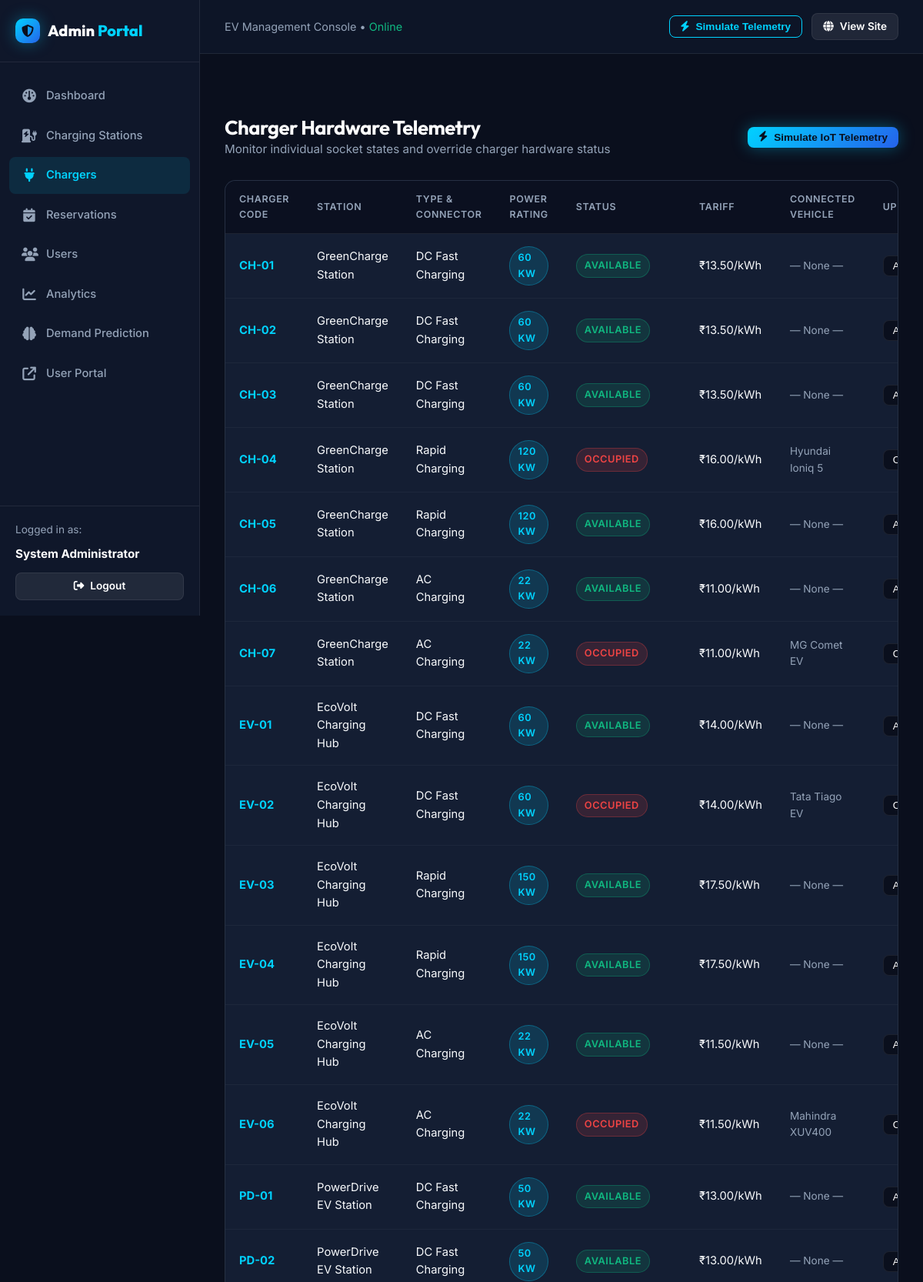
The page /admin/chargers (signed in, upper part) on the database its author committed.
### database.py (models this page shows, shortened)
class User(db.Model):
    __tablename__ = 'users'
    user_id = db.Column(db.Integer, primary_key=True, autoincrement=True)
    name = db.Column(db.String(100), nullable=False)
    email = db.Column(db.String(120), unique=True, nullable=False, index=True)
    phone = db.Column(db.String(20), nullable=False)
    password = db.Column(db.String(255), nullable=False)
    vehicle_type = db.Column(db.String(50), default='Electric Sedan')
    vehicle_number = db.Column(db.String(25), default='AP-05-EV-1001')
    role = db.Column(db.String(20), default='user')  # 'user' or 'admin'
    status = db.Column(db.String(20), default='active')  # 'active' or 'disabled'
    created_at = db.Column(db.DateTime, default=datetime.utcnow)
    reservations = db.relationship('Reservation', backref='user', lazy=True, cascade='all, delete-orphan')

class Charger(db.Model):
    __tablename__ = 'chargers'
    charger_id = db.Column(db.Integer, primary_key=True, autoincrement=True)
    station_id = db.Column(db.Integer, db.ForeignKey('stations.station_id', ondelete='CASCADE'), nullable=False)
    charger_code = db.Column(db.String(20), nullable=False)  # e.g., 'CH-01'
    charger_type = db.Column(db.String(50), nullable=False)  # 'AC Charging', 'DC Fast Charging', 'Rapid Charging'
    power_rating = db.Column(db.String(30), nullable=False)  # '22 kW', '60 kW', '150 kW'
    status = db.Column(db.String(30), default='Available')  # 'Available', 'Occupied', 'Maintenance'
    price_per_kwh = db.Column(db.Float, default=14.50)
    current_vehicle = db.Column(db.String(50), nullable=True)
    reservations = db.relationship('Reservation', backref='charger', lazy=True, cascade='all, delete-orphan')

class Station(db.Model):
    __tablename__ = 'stations'
    station_id = db.Column(db.Integer, primary_key=True, autoincrement=True)
    station_name = db.Column(db.String(150), nullable=False)
    address = db.Column(db.String(255), nullable=False)
    city = db.Column(db.String(80), default='Kakinada')
    latitude = db.Column(db.Float, nullable=False)
    longitude = db.Column(db.Float, nullable=False)
    operating_hours = db.Column(db.String(80), default='24/7 Support & Access')
    status = db.Column(db.String(30), default='Operational')
    created_at = db.Column(db.DateTime, default=datetime.utcnow)
    chargers = db.relationship('Charger', backref='station', lazy=True, cascade='all, delete-orphan')
    reservations = db.relationship('Reservation', backref='station', lazy=True, cascade='all, delete-orphan')
    usage_records = db.relationship('UsageHistory', backref='station', lazy=True, cascade='all, delete-orphan')

### app.py (the view)
@app.route('/admin/chargers')
@admin_required
def admin_chargers():
    chargers = Charger.query.all()
    stations = Station.query.all()
    return render_template('admin/chargers.html', chargers=chargers, stations=stations)

### app.py (called while the page is built)
@app.context_processor
def inject_global_vars():
    user = None
    if 'user_id' in session:
        user = User.query.get(session['user_id'])
    return {
        'current_user': user,
        'current_year': datetime.now().year,
        'is_admin': session.get('role') == 'admin'
    }

def admin_required(f):
    @wraps(f)
    def decorated_function(*args, **kwargs):
        if 'user_id' not in session or session.get('role') != 'admin':
            flash('Access restricted. Admin credentials required.', 'danger')
            return redirect(url_for('login'))
        return f(*args, **kwargs)
    return decorated_function

### templates/admin/chargers.html (shortened to what this page needs)
{% extends "admin/base_admin.html" %}
{% block admin_content %}
<div>
    <div style="display: flex; justify-content: space-between; align-items: center; margin-bottom: 28px;">
        <div>
            <h1 class="admin-header-title">Charger Hardware Telemetry</h1>
            <p style="color: var(--text-secondary); font-size: 0.95rem;">Monitor individual socket states and override charger hardware status</p>
        </div>
        <button id="livePulseBtn" class="btn btn-primary btn-sm">
            <i class="fa-solid fa-bolt"></i> Simulate IoT Telemetry
        </button>
    </div>
    <div class="table-responsive">
        <table class="custom-table">
            <thead>
                <tr>
                    <th>Charger Code</th>
                    <th>Station</th>
                    <th>Type & Connector</th>
                    <th>Power Rating</th>
                    <th>Status</th>
                    <th>Tariff</th>
                    <th>Connected Vehicle</th>
                    <th>Update Status</th>
                </tr>
            </thead>
            <tbody>
                {% for c in chargers %}
                <tr>
                    <td><strong style="color: var(--electric-cyan);">{{ c.charger_code }}</strong></td>
                    <td>{{ c.station.station_name }}</td>
                    <td>{{ c.charger_type }}</td>
                    <td><span class="badge badge-info">{{ c.power_rating }}</span></td>
                    <td>
                        <span class="badge {% if c.status == 'Available' %}badge-success{% elif c.status == 'Occupied' %}badge-danger{% else %}badge-warning{% endif %}">
                            {{ c.status }}
                        </span>
                    </td>
                    <td>₹{{ "%.2f"|format(c.price_per_kwh) }}/kWh</td>
                    <td style="color: var(--text-secondary); font-size: 0.85rem;">
                        {{ c.current_vehicle or '— None —' }}
                    </td>
                    <td>
                        <form method="POST" action="{{ url_for('api_admin_update_charger_status', charger_id=c.charger_id) }}" style="display: flex; gap: 6px;">
                            <select name="status" class="filter-select" style="padding: 4px 8px; font-size: 0.82rem;">
                                <option value="Available" {% if c.status == 'Available' %}selected{% endif %}>Available</option>
                                <option value="Occupied" {% if c.status == 'Occupied' %}selected{% endif %}>Occupied</option>
                            </select>
                        </form>
                    </td>
                </tr>
                {% endfor %}
            </tbody>
        </table>
    </div>
</div>
{% endblock %}

### templates/admin/base_admin.html (shortened to what this page needs)
<!DOCTYPE html>
<html lang="en">
<head>
    <link rel="stylesheet" href="https://cdnjs.cloudflare.com/ajax/libs/font-awesome/6.5.1/css/all.min.css">
    <link rel="stylesheet" href="{{ url_for('static', filename='css/style.css') }}">
    <link rel="stylesheet" href="{{ url_for('static', filename='css/admin.css') }}">
</head>
<body>
    <div class="admin-layout">
        <aside class="admin-sidebar" id="adminSidebar">
            <div class="admin-sidebar-header">
                <a href="{{ url_for('admin_dashboard') }}" class="brand-logo" style="font-size: 1.25rem;">
                    <span class="brand-icon" style="width: 32px; height: 32px; font-size: 1rem;"><i class="fa-solid fa-shield-halved"></i></span>
                    <span>Admin <span class="brand-accent">Portal</span></span>
                </a>
            </div>
            <ul class="admin-nav">
                <li class="admin-nav-item">
                    <a href="{{ url_for('admin_dashboard') }}" class="admin-nav-link {% if request.endpoint == 'admin_dashboard' %}active{% endif %}">
                        <i class="fa-solid fa-gauge"></i>
                        <span>Dashboard</span>
                    </a>
                </li>
                <li class="admin-nav-item">
                    <a href="{{ url_for('admin_stations') }}" class="admin-nav-link {% if request.endpoint == 'admin_stations' %}active{% endif %}">
                        <i class="fa-solid fa-charging-station"></i>
                        <span>Charging Stations</span>
                    </a>
                </li>
                <li class="admin-nav-item">
                    <a href="{{ url_for('admin_chargers') }}" class="admin-nav-link {% if request.endpoint == 'admin_chargers' %}active{% endif %}">
                        <i class="fa-solid fa-plug"></i>
                        <span>Chargers</span>
                    </a>
                </li>
                <li class="admin-nav-item">
                    <a href="{{ url_for('admin_reservations') }}" class="admin-nav-link {% if request.endpoint == 'admin_reservations' %}active{% endif %}">
                        <i class="fa-solid fa-calendar-check"></i>
                        <span>Reservations</span>
                    </a>
                </li>
                <li class="admin-nav-item">
                    <a href="{{ url_for('admin_users') }}" class="admin-nav-link {% if request.endpoint == 'admin_users' %}active{% endif %}">
                        <i class="fa-solid fa-users"></i>
                        <span>Users</span>
                    </a>
                </li>
                <li class="admin-nav-item">
                    <a href="{{ url_for('analytics') }}" class="admin-nav-link">
                        <i class="fa-solid fa-chart-line"></i>
                        <span>Analytics</span>
                    </a>
                </li>
                <li class="admin-nav-item">
                    <a href="{{ url_for('ml_demand') }}" class="admin-nav-link">
                        <i class="fa-solid fa-brain"></i>
                        <span>Demand Prediction</span>
                    </a>
                </li>
                <li class="admin-nav-item">
                    <a href="{{ url_for('index') }}" class="admin-nav-link" target="_blank">
                        <i class="fa-solid fa-arrow-up-right-from-square"></i>
                        <span>User Portal</span>
                    </a>
                </li>
            </ul>
            <div class="admin-sidebar-footer">
                <div style="font-size: 0.85rem; color: var(--text-secondary); margin-bottom: 8px;">Logged in as:</div>
                <div style="font-weight: 700; color: #FFFFFF; font-size: 0.95rem; margin-bottom: 12px;">{{ current_user.name }}</div>
                <a href="{{ url_for('logout') }}" class="btn btn-secondary btn-sm" style="width: 100%;">
                    <i class="fa-solid fa-right-from-bracket"></i> Logout
                </a>
            </div>
        </aside>
        <div class="admin-main">
            <header class="admin-topbar">
                <div style="display: flex; align-items: center; gap: 14px;">
                    <div style="font-size: 0.9rem; color: var(--text-secondary);">
                        EV Management Console &bull; <span style="color: #10B981;">Online</span>
                    </div>
                </div>
                <div style="display: flex; align-items: center; gap: 12px;">
                    <button id="livePulseBtn" class="btn btn-outline btn-sm">
                        <i class="fa-solid fa-bolt"></i> Simulate Telemetry
                    </button>
                    <a href="{{ url_for('index') }}" class="btn btn-secondary btn-sm">
                        <i class="fa-solid fa-globe"></i> View Site
                    </a>
                </div>
            </header>
            <div class="container alert-container" style="padding-top: 16px;">
            </div>
            <div class="admin-content">
                {% block admin_content %}{% endblock %}
            </div>
        </div>
    </div>
</body>
</html>

### static/css/style.css (style rules this page uses)
:root { --bg-primary: #0A0F1D; --bg-secondary: #0F172A; --bg-card: #141E33; --bg-card-hover: #1A2744; --bg-glass: rgba(20, 30, 51, 0.75); --border-color: rgba(255, 255, 255, 0.08); --border-accent: rgba(0, 210, 255, 0.3); --electric-cyan: #00D2FF; --electric-blue: #2563EB; --electric-purple: #8B5CF6; --electric-glow: 0 0 20px rgba(0, 210, 255, 0.35); --electric-glow-lg: 0 0 35px rgba(0, 210, 255, 0.45); --status-available: #10B981; --status-available-glow: rgba(16, 185, 129, 0.3); --status-occupied: #EF4444; --status-occupied-glow: rgba(239, 68, 68, 0.3); --status-warning: #F59E0B; --status-warning-glow: rgba(245, 158, 11, 0.3); --text-primary: #F8FAFC; --text-secondary: #94A3B8; --text-muted: #64748B; --gradient-hero: linear-gradient(135deg, #0A0F1D 0%, #0F1B38 50%, #0A142A 100%); --gradient-electric: linear-gradient(135deg, #00D2FF 0%, #2563EB 100%); --gradient-card: linear-gradient(180deg, rgba(25, 36, 61, 0.6) 0%, rgba(15, 23, 42, 0.8) 100%); --radius-sm: 8px; --radius-md: 14px; --radius-lg: 20px; --radius-full: 9999px; --shadow-sm: 0 2px 8px rgba(0, 0, 0, 0.25); --shadow-md: 0 8px 24px rgba(0, 0, 0, 0.35); --shadow-lg: 0 16px 40px rgba(0, 0, 0, 0.45); --transition-fast: 0.2s cubic-bezier(0.4, 0, 0.2, 1); --transition-smooth: 0.3s cubic-bezier(0.4, 0, 0.2, 1); }
* { margin: 0; padding: 0; box-sizing: border-box; }
html { scroll-behavior: smooth; }
body { font-family: 'Inter', -apple-system, BlinkMacSystemFont, 'Segoe UI', Roboto, sans-serif; background-color: var(--bg-primary); color: var(--text-primary); min-height: 100vh; display: flex; flex-direction: column; overflow-x: hidden; line-height: 1.6; }
h1, h2, h3, h4, h5, h6 { font-family: 'Outfit', sans-serif; color: #FFFFFF; font-weight: 700; letter-spacing: -0.02em; line-height: 1.25; }
a { color: var(--electric-cyan); text-decoration: none; transition: var(--transition-fast); }
.container { max-width: 1240px; margin: 0 auto; padding: 0 24px; }
.brand-logo { display: flex; align-items: center; gap: 10px; font-family: 'Outfit', sans-serif; font-size: 1.45rem; font-weight: 800; color: #FFFFFF; text-decoration: none; }
.brand-icon { display: inline-flex; align-items: center; justify-content: center; width: 38px; height: 38px; background: var(--gradient-electric); border-radius: 10px; color: #0A0F1D; font-size: 1.2rem; box-shadow: var(--electric-glow); }
.brand-accent { color: var(--electric-cyan); }
.btn { display: inline-flex; align-items: center; justify-content: center; gap: 8px; padding: 10px 20px; border-radius: var(--radius-sm); font-weight: 600; font-size: 0.92rem; cursor: pointer; transition: var(--transition-smooth); border: none; outline: none; text-decoration: none; }
.btn-primary { background: var(--gradient-electric); color: #08101E; box-shadow: var(--electric-glow); }
.btn-secondary { background: rgba(255, 255, 255, 0.08); color: #FFFFFF; border: 1px solid var(--border-color); }
.btn-outline { background: transparent; border: 1px solid var(--electric-cyan); color: var(--electric-cyan); }
.btn-sm { padding: 6px 14px; font-size: 0.85rem; }
.badge { display: inline-flex; align-items: center; gap: 6px; padding: 4px 10px; border-radius: var(--radius-full); font-size: 0.8rem; font-weight: 600; text-transform: uppercase; letter-spacing: 0.04em; }
.badge-success { background: rgba(16, 185, 129, 0.15); color: #10B981; border: 1px solid rgba(16, 185, 129, 0.3); }
.badge-danger { background: rgba(239, 68, 68, 0.15); color: #EF4444; border: 1px solid rgba(239, 68, 68, 0.3); }
.badge-info { background: rgba(0, 210, 255, 0.15); color: var(--electric-cyan); border: 1px solid rgba(0, 210, 255, 0.3); }
.filter-select { padding: 10px 14px; background: var(--bg-primary); border: 1px solid var(--border-color); border-radius: var(--radius-sm); color: #FFFFFF; font-size: 0.9rem; outline: none; cursor: pointer; }
.table-responsive { width: 100%; overflow-x: auto; border-radius: var(--radius-md); border: 1px solid var(--border-color); background: var(--bg-card); }
.custom-table { width: 100%; border-collapse: collapse; text-align: left; font-size: 0.92rem; }
.custom-table th { background: rgba(10, 15, 29, 0.85); padding: 14px 18px; color: var(--text-secondary); font-weight: 600; text-transform: uppercase; font-size: 0.78rem; letter-spacing: 0.05em; border-bottom: 1px solid var(--border-color); }
.custom-table td { padding: 16px 18px; border-bottom: 1px solid rgba(255, 255, 255, 0.04); color: var(--text-primary); }
.alert-container { margin: 16px 0; }

### rows shown on the page
User: name "System Administrator"
Charger: charger_code "CH-01", station.station_name "GreenCharge Station", charger_type "DC Fast Charging", power_rating "60 KW", status "AVAILABLE", price_per_kwh "13.50", current_vehicle "— None —", status "Available"
Charger: charger_code "CH-02", station.station_name "GreenCharge Station", charger_type "DC Fast Charging", power_rating "60 KW", status "AVAILABLE", price_per_kwh "13.50", current_vehicle "— None —", status "Available"
Charger: charger_code "CH-03", station.station_name "GreenCharge Station", charger_type "DC Fast Charging", power_rating "60 KW", status "AVAILABLE", price_per_kwh "13.50", current_vehicle "— None —", status "Available"
Charger: charger_code "CH-04", station.station_name "GreenCharge Station", charger_type "Rapid Charging", power_rating "120 KW", status "OCCUPIED", price_per_kwh "16.00", current_vehicle "Hyundai Ioniq 5", status "Occupied"
Charger: charger_code "CH-05", station.station_name "GreenCharge Station", charger_type "Rapid Charging", power_rating "120 KW", status "AVAILABLE", price_per_kwh "16.00", current_vehicle "— None —", status "Available"
Charger: charger_code "CH-06", station.station_name "GreenCharge Station", charger_type "AC Charging", power_rating "22 KW", status "AVAILABLE", price_per_kwh "11.00", current_vehicle "— None —", status "Available"
Charger: charger_code "CH-07", station.station_name "GreenCharge Station", charger_type "AC Charging", power_rating "22 KW", status "OCCUPIED", price_per_kwh "11.00", current_vehicle "MG Comet EV", status "Occupied"
Charger: charger_code "EV-01", station.station_name "EcoVolt Charging Hub", charger_type "DC Fast Charging", power_rating "60 KW", status "AVAILABLE", price_per_kwh "14.00", current_vehicle "— None —", status "Available"
Charger: charger_code "EV-02", station.station_name "EcoVolt Charging Hub", charger_type "DC Fast Charging", power_rating "60 KW", status "OCCUPIED", price_per_kwh "14.00", current_vehicle "Tata Tiago EV", status "Occupied"
Charger: charger_code "EV-03", station.station_name "EcoVolt Charging Hub", charger_type "Rapid Charging", power_rating "150 KW", status "AVAILABLE", price_per_kwh "17.50", current_vehicle "— None —", status "Available"
Charger: charger_code "EV-04", station.station_name "EcoVolt Charging Hub", charger_type "Rapid Charging", power_rating "150 KW", status "AVAILABLE", price_per_kwh "17.50", current_vehicle "— None —", status "Available"
Charger: charger_code "EV-05", station.station_name "EcoVolt Charging Hub", charger_type "AC Charging", power_rating "22 KW", status "AVAILABLE", price_per_kwh "11.50", current_vehicle "— None —", status "Available"
Charger: charger_code "EV-06", station.station_name "EcoVolt Charging Hub", charger_type "AC Charging", power_rating "22 KW", status "OCCUPIED", price_per_kwh "11.50", current_vehicle "Mahindra XUV400", status "Occupied"
Charger: charger_code "PD-01", station.station_name "PowerDrive EV Station", charger_type "DC Fast Charging", power_rating "50 KW", status "AVAILABLE", price_per_kwh "13.00", current_vehicle "— None —", status "Available"
Charger: charger_code "PD-02", station.station_name "PowerDrive EV Station", charger_type "DC Fast Charging", power_rating "50 KW", status "AVAILABLE", price_per_kwh "13.00", current_vehicle "— None —", status "Available"
